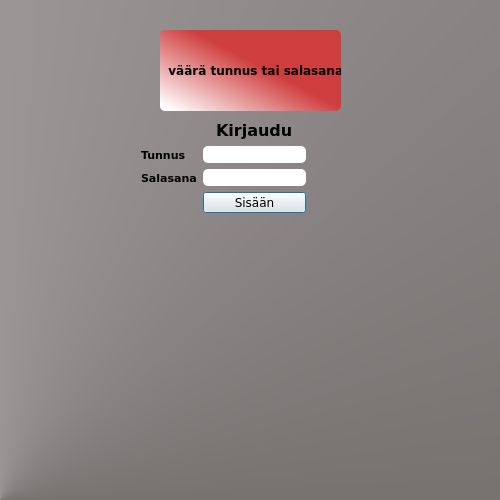
<?xml version="1.0" encoding="UTF-8"?>
<ui version="4.0">
 <class>tarkistaTunnukset</class>
 <widget class="QDialog" name="tarkistaTunnukset">
  <property name="geometry">
   <rect>
    <x>0</x>
    <y>0</y>
    <width>500</width>
    <height>500</height>
   </rect>
  </property>
  <property name="sizePolicy">
   <sizepolicy hsizetype="Fixed" vsizetype="Fixed">
    <horstretch>0</horstretch>
    <verstretch>0</verstretch>
   </sizepolicy>
  </property>
  <property name="minimumSize">
   <size>
    <width>500</width>
    <height>500</height>
   </size>
  </property>
  <property name="maximumSize">
   <size>
    <width>500</width>
    <height>500</height>
   </size>
  </property>
  <property name="windowTitle">
   <string>Sisäänkirjautuminen</string>
  </property>
  <property name="windowIcon">
   <iconset>
    <normaloff>resurssit/karsamakivaakuna.jpg</normaloff>resurssit/karsamakivaakuna.jpg</iconset>
  </property>
  <property name="styleSheet">
   <string notr="true">QDialog {
background-color: qconicalgradient(cx:0, cy:1, angle:348.3, stop:0 rgba(115, 109, 108, 255), stop:1 rgba(255, 255, 255, 255))
}</string>
  </property>
  <widget class="QWidget" name="layoutWidget">
   <property name="geometry">
    <rect>
     <x>141</x>
     <y>121</y>
     <width>165</width>
     <height>92</height>
    </rect>
   </property>
   <property name="font">
    <font>
     <family>Verdana</family>
    </font>
   </property>
   <layout class="QGridLayout" name="gridLayout">
    <item row="0" column="1" alignment="Qt::AlignHCenter">
     <widget class="QLabel" name="label">
      <property name="font">
       <font>
        <family>Verdana</family>
        <pointsize>12</pointsize>
        <weight>75</weight>
        <italic>false</italic>
        <bold>true</bold>
       </font>
      </property>
      <property name="text">
       <string>Kirjaudu</string>
      </property>
     </widget>
    </item>
    <item row="1" column="0">
     <widget class="QLabel" name="label_2">
      <property name="font">
       <font>
        <family>Verdana</family>
        <pointsize>8</pointsize>
        <weight>75</weight>
        <bold>true</bold>
       </font>
      </property>
      <property name="text">
       <string>Tunnus</string>
      </property>
     </widget>
    </item>
    <item row="1" column="1">
     <widget class="QLineEdit" name="tunnusLaatikko">
      <property name="font">
       <font>
        <family>Verdana</family>
       </font>
      </property>
      <property name="styleSheet">
       <string notr="true">QLineEdit {
border-radius: 5px;
}
</string>
      </property>
     </widget>
    </item>
    <item row="2" column="0">
     <widget class="QLabel" name="label_3">
      <property name="font">
       <font>
        <family>Verdana</family>
        <pointsize>8</pointsize>
        <weight>75</weight>
        <bold>true</bold>
       </font>
      </property>
      <property name="text">
       <string>Salasana</string>
      </property>
     </widget>
    </item>
    <item row="2" column="1">
     <widget class="QLineEdit" name="salasanaLaatikko">
      <property name="sizePolicy">
       <sizepolicy hsizetype="Expanding" vsizetype="Fixed">
        <horstretch>11</horstretch>
        <verstretch>0</verstretch>
       </sizepolicy>
      </property>
      <property name="font">
       <font>
        <family>Verdana</family>
       </font>
      </property>
      <property name="styleSheet">
       <string notr="true">QLineEdit {
border-radius: 5px

}</string>
      </property>
      <property name="echoMode">
       <enum>QLineEdit::Password</enum>
      </property>
     </widget>
    </item>
    <item row="3" column="1">
     <widget class="QPushButton" name="pushButton">
      <property name="font">
       <font>
        <family>Verdana</family>
       </font>
      </property>
      <property name="styleSheet">
       <string notr="true">QPushButton {

}
</string>
      </property>
      <property name="text">
       <string>Sisään</string>
      </property>
     </widget>
    </item>
   </layout>
  </widget>
  <widget class="QLabel" name="failPassOrNameBox">
   <property name="geometry">
    <rect>
     <x>160</x>
     <y>30</y>
     <width>181</width>
     <height>81</height>
    </rect>
   </property>
   <property name="font">
    <font>
     <family>Verdana</family>
     <pointsize>9</pointsize>
     <weight>75</weight>
     <italic>false</italic>
     <bold>true</bold>
     <stylestrategy>PreferAntialias</stylestrategy>
    </font>
   </property>
   <property name="styleSheet">
    <string notr="true">QLabel {
background-color:
	qlineargradient(spread:pad, x1:0.579, y1:0.472, x2:0.0220562, y2:0.949, stop:0 rgba(207, 62, 62, 255), stop:1 rgba(255, 255, 255, 255));

border-radius: 5px

}</string>
   </property>
   <property name="frameShadow">
    <enum>QFrame::Sunken</enum>
   </property>
   <property name="text">
    <string>  väärä tunnus tai salasana</string>
   </property>
   <property name="wordWrap">
    <bool>false</bool>
   </property>
  </widget>
 </widget>
 <resources/>
 <connections/>
</ui>
